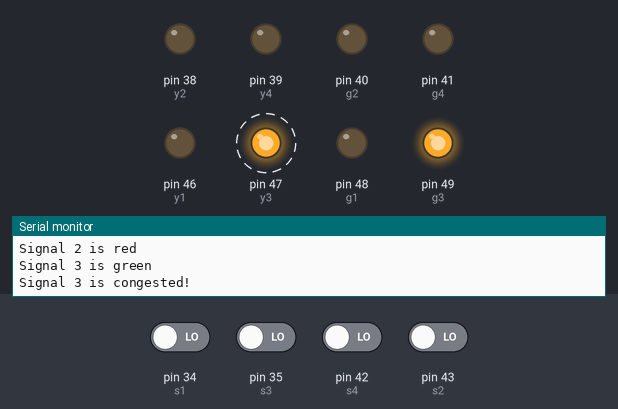
A sketch run on a simulated Arduino Mega 2560, built with avr-gcc and run on an emulated ATmega2560. On the bench: output pins drawn as LEDs (lit = HIGH), the last lines printed to the serial monitor. Dashed ring = blinking. The inputs (shaded band) are chosen by the test bench; at power-on: pin 34 (s1), pin 35 (s3), pin 42 (s4), pin 43 (s2) LOW. Pins used as bus, display or sensor lines are not drawn.

Above: at 20.4 s.
20.5 s: pin 34 (s1) driven HIGH
At 27.2 s:
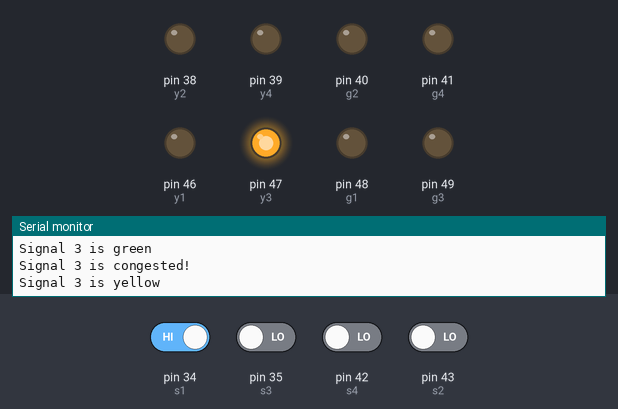
37.2 s: pin 35 (s3) driven HIGH
At 38.8 s:
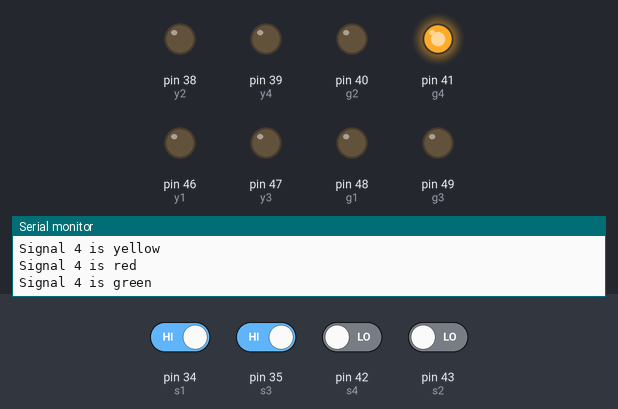
48.2 s: pin 35 (s3) driven LOW
At 65.88 s:
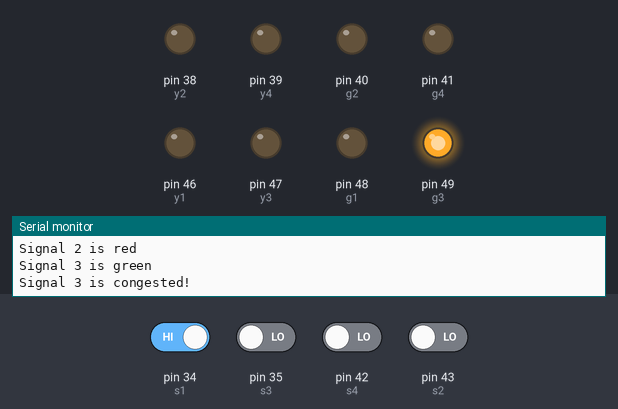
Timing chart, 0 to 73.2 s (numbered marks = the images above; inputs shaded):
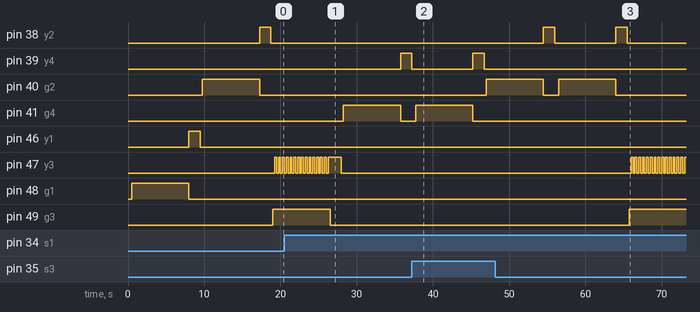

Measured:
- after the input at 37.2 s, pin 38 (y2): stays LOW (without the input it goes to HIGH after 8.1 s); pin 41 (g4): LOW → HIGH after 0.55 s, → LOW 7.5 s later; pin 47 (y3): stops changing and stays LOW; pin 49 (g3): stays LOW (without the input it goes to HIGH after 9.8 s)
- after the input at 48.2 s, pin 39 (y4): stays LOW (without the input it goes to HIGH after 15.8 s); pin 41 (g4): stays LOW (without the input it goes to HIGH after 8.3 s); pin 47 (y3): alternates HIGH for 0.25 s and LOW for 0.25 s, starting after 17.8 s; pin 49 (g3): LOW → HIGH after 17.6 s

The sketch:

TrafficSense.ino
```cpp
#define r1 44
#define y1 46
#define g1 48
#define s1 34//Sensor at S2

#define r2 36
#define y2 38
#define g2 40
#define s2 43//Sensor at S3

#define r3 45
#define y3 47
#define g3 49
#define s3 35//Sensor at S4

#define r4 37
#define y4 39
#define g4 41
#define s4 42//Sensor at S1

int a=1,b=1,c=1,d=1;
int c1,c2,c3,c4;//congestion flags, ideally recieved from the next connecting signals

void setup()
{
  //LEDs
  pinMode(r1,OUTPUT);
  pinMode(y1,OUTPUT);
  pinMode(g1,OUTPUT);

  pinMode(r2,OUTPUT);
  pinMode(y2,OUTPUT);
  pinMode(g2,OUTPUT);

  pinMode(r3,OUTPUT);
  pinMode(y3,OUTPUT);
  pinMode(g3,OUTPUT);

  pinMode(r4,OUTPUT);
  pinMode(y4,OUTPUT);
  pinMode(g4,OUTPUT);

  //Sensors
  pinMode(s1,INPUT);
  pinMode(s2,INPUT);
  pinMode(s3,INPUT);
  pinMode(s4,INPUT);

  Serial.begin(9600);
}

void loop()
{
  initial();
  sensors_read();
  if(a==1&&b==1&&c==1&&d==1)//no traffic
    initial();
  else if(a==0&&b==1&&c==1&&d==1)//A has traffic
  {
    signal_1();
    congestion_1();
    stop_1();
  }
  else if(a==1&&b==0&&c==1&&d==1)//B has traffic
  {
    signal_2();
    congestion_2();
    stop_2();
  }
  else if(a==1&&b==1&&c==0&&d==1)//C has traffic
  {
    signal_3();
    congestion_3();
    stop_3();
  }
  else if(a==1&&b==1&&c==1&&d==0)//D has traffic
  {
    signal_4();
    congestion_4();
    stop_4();
  }
  else if(a==0&&b==0&&c==1&&d==1)//A & B have traffic
  {
    signal_1();
    congestion_1();
    stop_1();
    delay(250);
    signal_2();
    congestion_2();
    stop_2();
  }
  else if(a==1&&b==0&&c==0&&d==1)//B & C have traffic
  {
    signal_2();
    congestion_2();
    stop_2();
    delay(250);
    signal_3();
    congestion_3();
    stop_3();
  }
  else if(a==1&&b==1&&c==0&&d==0)//C & D have traffic
  {
    signal_3();
    congestion_3();
    stop_3();
    delay(250);
    signal_4();
    congestion_4();
    stop_4();
  }
  else if(a==0&&b==1&&c==1&&d==0)//D & A have traffic
  {
    signal_4();
    congestion_4();
    stop_4();
    delay(250);
    signal_1();
    congestion_1();
    stop_1();
  }
  else if(a==1&&b==0&&c==1&&d==0)//D & B have traffic
  {
    signal_4();
    congestion_4();
    stop_4();
    delay(250);
    signal_2();
    congestion_2();
    stop_2();
  }
  else if(a==0&&b==1&&c==0&&d==1)//C & A have traffic
  {
    signal_3();
    congestion_3();
    stop_3();
    delay(250);
    signal_1();
    congestion_1();
    stop_1();
  }
  else if(a==1&&b==0&&c==0&&d==0)//B, C & D have traffic | A doesn't have traffic
  {
    signal_2();
    congestion_2();
    stop_2();
    delay(250);
    signal_3();
    congestion_3();
    stop_3();
    delay(250);
    signal_4();
    congestion_4();
    stop_4();
  }
  else if(a==0&&b==1&&c==0&&d==0)//A, C & D have traffic | B doesn't have traffic
  {
    signal_1();
    congestion_1();
    stop_1();
    delay(250);
    signal_3();
    congestion_3();
    stop_3();
    delay(250);
    signal_4();
    congestion_4();
    stop_4();
  }
  else if(a==0&&b==0&&c==1&&d==0)//A, B & D have traffic | C doesn't have traffic
  {
    signal_1();
    congestion_1();
    stop_1();
    delay(250);
    signal_2();
    congestion_2();
    stop_2();
    delay(250);
    signal_4();
    congestion_4();
    stop_4();
  }
  else if(a==0&&b==0&&c==0&&d==1)//A, B & C have traffic | D doesn't have traffic
  {
    signal_1();
    congestion_1();
    stop_1();
    delay(250);
    signal_2();
    congestion_2();
    stop_2();
    delay(250);
    signal_3();
    congestion_3();
    stop_3();
  }
  else //all lanes have equal traffic
  {
    signal_1();
    congestion_1();
    stop_1();
    delay(250);
    signal_2();
    congestion_2();
    stop_2();
    delay(250);
    signal_3();
    congestion_3();
    stop_3();
    delay(250);
    signal_4();
    congestion_4();
    stop_4();
  }
}

void initial()
{
  digitalWrite(r1, HIGH);
  digitalWrite(r2, HIGH);
  digitalWrite(r3, HIGH);
  digitalWrite(r4, HIGH);
  delay(500);
  return;
}

void sensors_read()
{
  a=digitalRead(s1);
  b=digitalRead(s2);
  c=digitalRead(s3);
  d=digitalRead(s4);
  c1=0;c2=0; c3=1;c4=0;//here we are just setting some lanes as congested for demo, this data must be actually recieved from the next connecting signals when implemented
}

void congestion_1()
{
    if(c1==1)
     {
        Serial.println("Signal 1 is congested!");
        for(int i=0;i<15;i++)
        {
          digitalWrite(y1, LOW);
          delay(250);
          digitalWrite(y1, HIGH);
          delay(250);
        }
     }
    else
        for(int i=0;i<15;i++)
          delay(500);
}

void congestion_2()
{
    if(c2==1)
     {
        Serial.println("Signal 2 is congested!");
        for(int i=0;i<15;i++)
        {
          digitalWrite(y2, LOW);
          delay(250);
          digitalWrite(y2, HIGH);
          delay(250);
        }
     }
    else
        for(int i=0;i<15;i++)
          delay(500);
}

void congestion_3()
{
    if(c3==1)
     {
        Serial.println("Signal 3 is congested!");
        for(int i=0;i<15;i++)
        {
          digitalWrite(y3, LOW);
          delay(250);
          digitalWrite(y3, HIGH);
          delay(250);
        }
     }
    else
        for(int i=0;i<15;i++)
          delay(500);
}

void congestion_4()
{
    if(c4==1)
     {
        Serial.println("Signal 4 is congested!");
        for(int i=0;i<15;i++)
        {
          digitalWrite(y4, LOW);
          delay(250);
          digitalWrite(y4, HIGH);
          delay(250);
        }
     }
    else
        for(int i=0;i<15;i++)
          delay(500);
}

void signal_1()
{
  Serial.println("Signal 1 is green");
  digitalWrite(r1, LOW);
  digitalWrite(y1, LOW);
  digitalWrite(g1, HIGH);
}

void stop_1()
{
  Serial.println("Signal 1 is yellow");
  digitalWrite(r1, LOW);
  digitalWrite(y1, HIGH);
  digitalWrite(g1, LOW);
  delay(1500);
  Serial.println("Signal 1 is red");
  digitalWrite(r1, HIGH);
  digitalWrite(y1, LOW);
  digitalWrite(g1, LOW);
}

void signal_2()
{
  Serial.println("Signal 2 is green");
  digitalWrite(r2, LOW);
  digitalWrite(y2, LOW);
  digitalWrite(g2, HIGH);
}

void stop_2()
{
  Serial.println("Signal 2 is yellow");
  digitalWrite(r2, LOW);
  digitalWrite(y2, HIGH);
  digitalWrite(g2, LOW);
  delay(1500);
  Serial.println("Signal 2 is red");
  digitalWrite(r2, HIGH);
  digitalWrite(y2, LOW);
  digitalWrite(g2, LOW);
}

void signal_3()
{
  Serial.println("Signal 3 is green");
  digitalWrite(r3, LOW);
  digitalWrite(y3, LOW);
  digitalWrite(g3, HIGH);
}

void stop_3()
{
  Serial.println("Signal 3 is yellow");
  digitalWrite(r3, LOW);
  digitalWrite(y3, HIGH);
  digitalWrite(g3, LOW);
  delay(1500);
  Serial.println("Signal 3 is red");
  digitalWrite(r3, HIGH);
  digitalWrite(y3, LOW);
  digitalWrite(g3, LOW);
}

void signal_4()
{
  Serial.println("Signal 4 is green");
  digitalWrite(r4, LOW);
  digitalWrite(y4, LOW);
  digitalWrite(g4, HIGH);
}

void stop_4()
{
  Serial.println("Signal 4 is yellow");
  digitalWrite(r4, LOW);
  digitalWrite(y4, HIGH);
  digitalWrite(g4, LOW);
  delay(1500);
  Serial.println("Signal 4 is red");
  digitalWrite(r4, HIGH);
  digitalWrite(y4, LOW);
  digitalWrite(g4, LOW);
}
```
